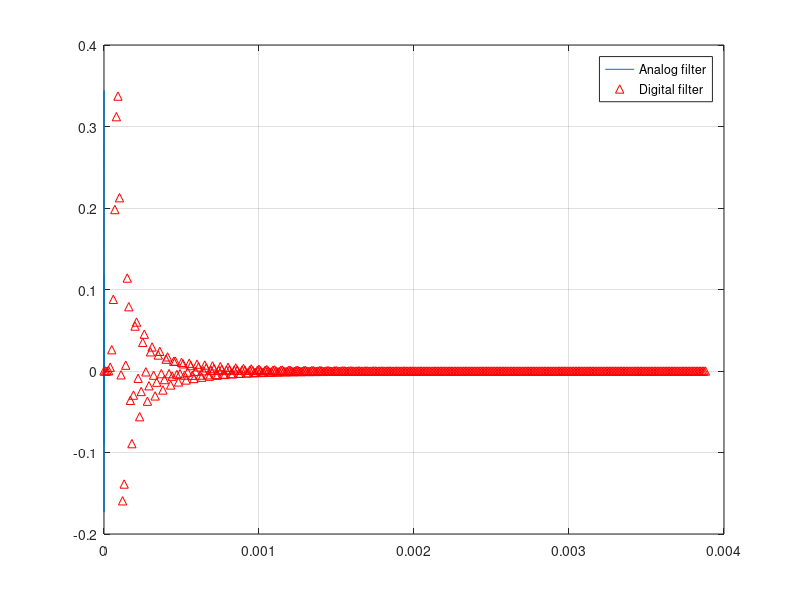
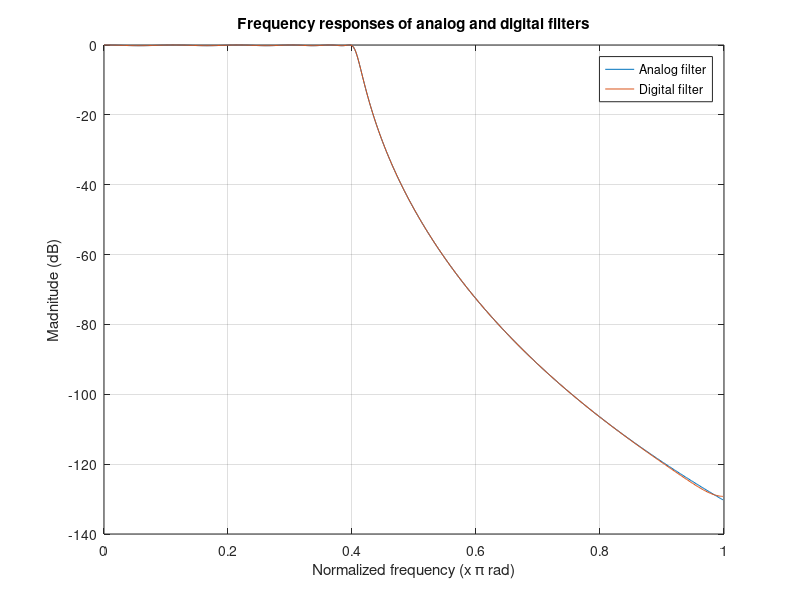

MATLAB code for these plots, in order:
Fpass = 20e6;
Fstop = 25e6;
Fs = 100e6;
Ripple = 0.2;
Attenuation = 60;
Ws = 2 * Fstop / Fs; % normilize the frequency
Wp = 2 * Fpass / Fs; % normilize the frequency
[n, Wp] = cheb1ord(Wp, Ws, Ripple, Attenuation); % compute the order of designing filter
[b,a] = cheby1(n, Ripple, 2 * pi * Fpass, 's'); % analog filter design B(s)/A(s)
figure(1);
[bz, az] = impinvar(b,a,Fs); % design a digital prototype of the analog filter B(z)/A(z)
% the following steps are similar to the seminar
[r, p] = residue(b, a); % find direct term of a Partial Fraction Expansion of the ratio of two polynomials
t = linspace(0, 100 / Fs, 1000);
h = real(r.'*exp(p.*t) / Fs); % analog filter impulse response
plot(t, h)
hold on;
impz(bz, az, [], Fs); % digital filter impulse invariance
legend('Analog filter', 'Digital filter')
grid on;
hold off;

figure(2);
[H, W] = freqz(bz, az);
[H_an] = freqs(b, a, W * Fs);
H_dig_db = 20 * log10(abs(H)); % convert magnitude to dB
H_an_db = 20 * log10(abs(H_an));
plot(W / pi, H_an_db);
hold on;
plot(W / pi, H_dig_db);
legend('Analog filter', 'Digital filter')
title('Frequency responses of analog and digital filters')
ylabel('Madnitude (dB)')
xlabel('Normalized frequency (x \pi rad)')
grid on;
hold off;
